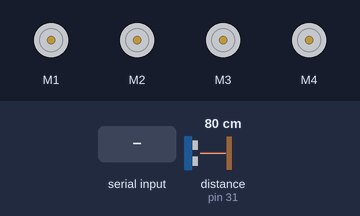
This sketch was run on a simulated Arduino Mega 2560, built with avr-gcc and run on an emulated ATmega2560. Shown: 4 × DC motor (green arrow = forward, orange = backward, longer = faster). The test bench sets the inputs (shaded band); at power-on: distance to the obstacle (sensor on pin 31) 80 cm. The echo pulse lasts 58.3 µs per cm.

Above: at 1.2 s.
1.3 s: "F" received over the second serial link
At 1.8 s:
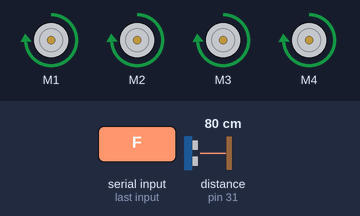
2.8 s: "B" received over the second serial link
At 4.0 s:
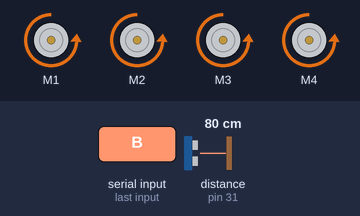
4.3 s: "L" received over the second serial link
At 5.1 s:
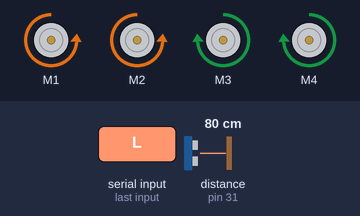
5.8 s: "R" received over the second serial link
At 6.2 s:
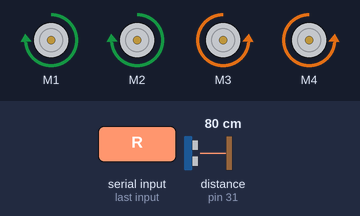
7.3 s: "W" received over the second serial link
At 8.6 s:
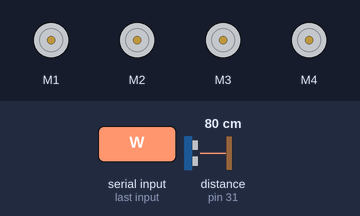
Timing chart, 0 to 9.8 s (numbered marks = the images above; inputs shaded):
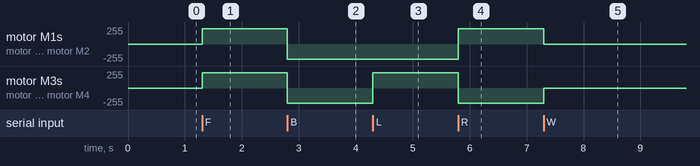

Measured:
- after the input at 1.3 s, motor M1–4: stopped → forward 230/255 at once
- after the input at 2.8 s, motor M1–4: forward 230/255 → backward 230/255 at once
- after the input at 4.3 s, motor M3, motor M4: backward 230/255 → forward 230/255 at once
- after the input at 5.8 s, motor M1, motor M2: backward 230/255 → forward 230/255 at once; motor M3, motor M4: forward 230/255 → backward 230/255 at once
- after the input at 7.3 s, motor M1, motor M2: forward 230/255 → stopped at once; motor M3, motor M4: backward 230/255 → stopped at once

The sketch:

commande-appli-bluetooth-moteurs.ino
```cpp
#include <AFMotor.h>

AF_DCMotor motor1(1); // ARR Gauche
AF_DCMotor motor2(2); // AV Gauche
AF_DCMotor motor3(3); // ARR Droit
AF_DCMotor motor4(4); // AV Droit

const int trig_fwd = 30;
const int echo_fwd = 31;

#define VMAX 230

void setup() {
  Serial.begin(38400);
  Serial3.begin(38400);

  motor1.setSpeed(VMAX);
  motor2.setSpeed(VMAX);
  motor3.setSpeed(VMAX);
  motor4.setSpeed(VMAX);

  motor1.run(RELEASE);
  motor2.run(RELEASE);
  motor3.run(RELEASE);
  motor4.run(RELEASE);

  pinMode(trig_fwd,OUTPUT);
  pinMode(echo_fwd,INPUT);
}

void loop() {
  if (Serial3.available()) {
    char commande = Serial3.read();

    switch(commande){

      case 'W':
          stopMoteurs();
          break;
      case 'S':
          stopMoteurs();
          break;
      case 'F':
          if (detecter_obstacle()){
            stopMoteurs();
          }
          else avancer();
          break;
      case 'B':
          reculer();
          break;
      case 'L':
          gauche();
          break;
      case 'R':
          droite();
          break;
    }
  }
}


void stopMoteurs(){
  motor1.run(RELEASE);
  motor2.run(RELEASE);
  motor3.run(RELEASE);
  motor4.run(RELEASE);
}

void avancer(){
  motor1.run(FORWARD);
  motor2.run(FORWARD);
  motor3.run(FORWARD);
  motor4.run(FORWARD);
}

void reculer(){
  motor1.run(BACKWARD);
  motor2.run(BACKWARD);
  motor3.run(BACKWARD);
  motor4.run(BACKWARD);
}

void gauche(){
  motor1.run(BACKWARD);
  motor2.run(BACKWARD);
  motor3.run(FORWARD);
  motor4.run(FORWARD);
}

void droite(){
  motor1.run(FORWARD);
  motor2.run(FORWARD);
  motor3.run(BACKWARD);
  motor4.run(BACKWARD);
}

int detecter_obstacle(){
  digitalWrite(trig_fwd,LOW);
  delayMicroseconds(2);
  digitalWrite(trig_fwd,HIGH);
  delayMicroseconds(10);
  digitalWrite(trig_fwd,LOW);

  long duree = pulseIn(echo_fwd, HIGH, 30000);
  float distance = duree * 0.034/2;

  if (distance < 60) return 1;
  else return 0;
}
```
